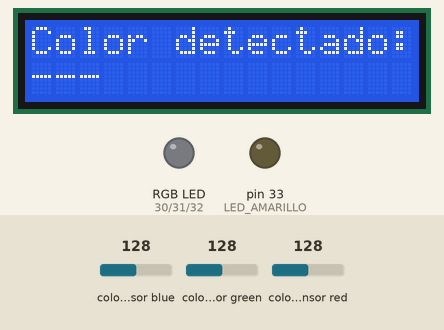
Recording of a sketch running on a simulated Arduino Mega 2560, built with avr-gcc and run on an emulated ATmega2560. Shown: 16×2 character LCD, an RGB LED mixed from three pins (HIGH = lit), output pins drawn as LEDs (lit = HIGH). Inputs (shaded band) come from the test bench; at power-on: colour sensor blue 128, colour sensor green 128, colour sensor red 128. What the sketch prints to the serial monitor is not drawn.

Above: at 3.2 s.
3.3 s: colour sensor blue set to 122
4.8 s: colour sensor blue set to 114
At 5.6 s:
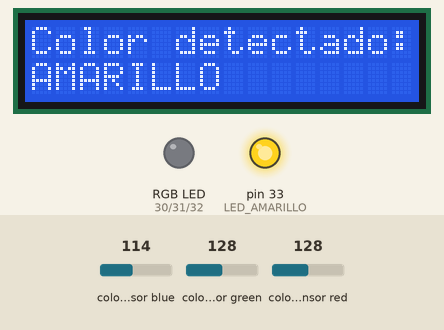
6.6 s: colour sensor green set to 158
8.1 s: colour sensor green set to 165
At 8.9 s:
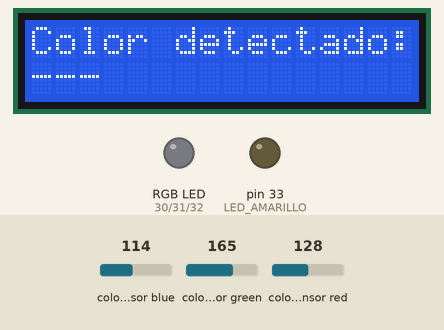
9.6 s: colour sensor green set to 240
11.1 s: colour sensor green set to 248
At 12.5 s:
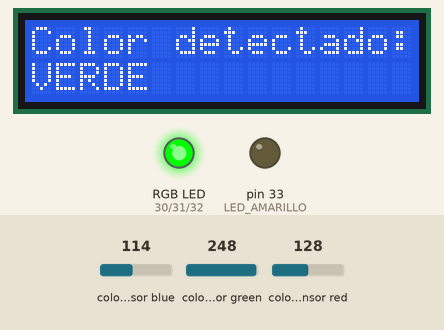
Timing chart, 0 to 13.6 s (numbered marks = the images above; inputs shaded):
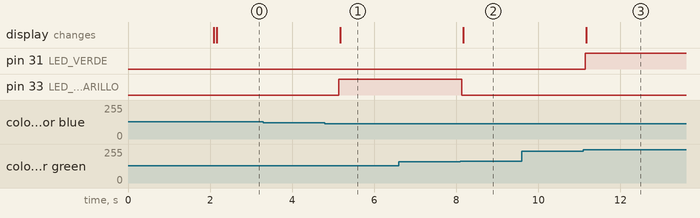

The sketch:

PRACTICA14COLOR.ino
```cpp
#include <Wire.h>
#include <LiquidCrystal_I2C.h>
#include <Adafruit_TCS34725.h>

// ─── LEDs de color (pines 30-33) ────────────────────────
#define LED_ROJO      30
#define LED_VERDE     31
#define LED_AZUL      32
#define LED_AMARILLO  33

// ─── Objeto TCS34725 ─────────────────────────────────────
Adafruit_TCS34725 tcs = Adafruit_TCS34725(
  TCS34725_INTEGRATIONTIME_50MS,
  TCS34725_GAIN_4X
);

// ─── Objeto LCD ──────────────────────────────────────────
LiquidCrystal_I2C lcd(0x27, 16, 2);

// ─── Variables sensor de color ───────────────────────────
String colorActual   = "---";
String colorAnterior = "";

// ─── Timer (millis, sin delay) ───────────────────────────
unsigned long anteriorColor = 0;
const long intervaloColor   = 500;

// ─── Prototipos ──────────────────────────────────────────
String identificarColor(int r, int g, int b);
void   apagarLEDs();
void   encenderLED(const String& color);
void   mostrarPantalla();

// ─────────────────────────────────────────────────────────
void setup() {
  Serial.begin(9600);

  // LEDs
  pinMode(LED_ROJO,     OUTPUT);
  pinMode(LED_VERDE,    OUTPUT);
  pinMode(LED_AZUL,     OUTPUT);
  pinMode(LED_AMARILLO, OUTPUT);

  // LCD
  lcd.init();
  lcd.backlight();

  // TCS34725
  if (!tcs.begin()) {
    lcd.setCursor(0, 0);
    lcd.print("TCS34725 ERROR");
    lcd.setCursor(0, 1);
    lcd.print("Revisa conexion");
    Serial.println("ERROR: TCS34725 no encontrado");
    while (1);  // Detiene ejecución
  }

  lcd.setCursor(0, 0);
  lcd.print("Detector");
  lcd.setCursor(0, 1);
  lcd.print("de Color v2.0");
  delay(2000);
  lcd.clear();
}

// ─────────────────────────────────────────────────────────
void loop() {
  unsigned long ahora = millis();

  if (ahora - anteriorColor >= intervaloColor) {
    anteriorColor = ahora;

    // Leer RGBC del TCS34725
    uint16_t r16, g16, b16, c16;
    tcs.getRawData(&r16, &g16, &b16, &c16);

    // Normalizar a 0-255 usando el canal claro (C) como referencia
    int r = 0, g = 0, b = 0;
    if (c16 > 0) {
      r = constrain((int)((float)r16 / c16 * 255), 0, 255);
      g = constrain((int)((float)g16 / c16 * 255), 0, 255);
      b = constrain((int)((float)b16 / c16 * 255), 0, 255);
    }

    colorActual = identificarColor(r, g, b);

    // Solo actuar si el color cambió (evita parpadeos)
    if (colorActual != colorAnterior) {
      colorAnterior = colorActual;
      apagarLEDs();
      encenderLED(colorActual);
      mostrarPantalla();

      Serial.print("R:"); Serial.print(r);
      Serial.print(" G:"); Serial.print(g);
      Serial.print(" B:"); Serial.print(b);
      Serial.print(" C:"); Serial.print(c16);
      Serial.print(" → "); Serial.println(colorActual);
    }
  }
}

// ─────────────────────────────────────────────────────────
void mostrarPantalla() {
  lcd.setCursor(0, 0);
  lcd.print("Color detectado:");

  lcd.setCursor(0, 1);
  lcd.print(colorActual);
  lcd.print("          ");  // Borra residuos de textos anteriores
}

// ─────────────────────────────────────────────────────────
String identificarColor(int r, int g, int b) {
  const int umbral = 80;
  const int margen = 60;

  bool rDom    = (r > umbral) && (r - g > margen) && (r - b > margen);
  bool gDom    = (g > umbral) && (g - r > margen) && (g - b > margen);
  bool bDom    = (b > umbral) && (b - r > margen) && (b - g > margen);
  bool amarillo = (r > umbral) && (g > umbral) && (b < umbral)
                  && (abs(r - g) < margen);

  if (amarillo) return "AMARILLO";
  if (rDom)     return "ROJO";
  if (gDom)     return "VERDE";
  if (bDom)     return "AZUL";
  return "---";
}

// ─────────────────────────────────────────────────────────
void apagarLEDs() {
  digitalWrite(LED_ROJO,     LOW);
  digitalWrite(LED_VERDE,    LOW);
  digitalWrite(LED_AZUL,     LOW);
  digitalWrite(LED_AMARILLO, LOW);
}

void encenderLED(const String& color) {
  if      (color == "ROJO")     digitalWrite(LED_ROJO,     HIGH);
  else if (color == "VERDE")    digitalWrite(LED_VERDE,    HIGH);
  else if (color == "AZUL")     digitalWrite(LED_AZUL,     HIGH);
  else if (color == "AMARILLO") digitalWrite(LED_AMARILLO, HIGH);
}
```

Measured:
- the behaviour switches between 118 and 117 on colour sensor blue (found by bisection; images 0 and 1)
- the behaviour switches between 160 and 161 on colour sensor green (found by bisection; images 1 and 2)
- the behaviour switches between 244 and 245 on colour sensor green (found by bisection; images 2 and 3)
- after the input at 3.3 s, every drawn part: stays the same
- after the input at 4.8 s, pin 33 (LED_AMARILLO): LOW → HIGH after 0.34 s; the display: changes after 0.37 s (image 1)
- after the input at 6.6 s, every drawn part: stays the same
- after the input at 8.1 s, pin 33 (LED_AMARILLO): HIGH → LOW at once; the display: changes after 0.07 s (image 2)
- after the input at 9.6 s, every drawn part: stays the same
- after the input at 11.1 s, pin 31 (LED_VERDE): LOW → HIGH at once; the display: changes after 0.07 s (image 3)
